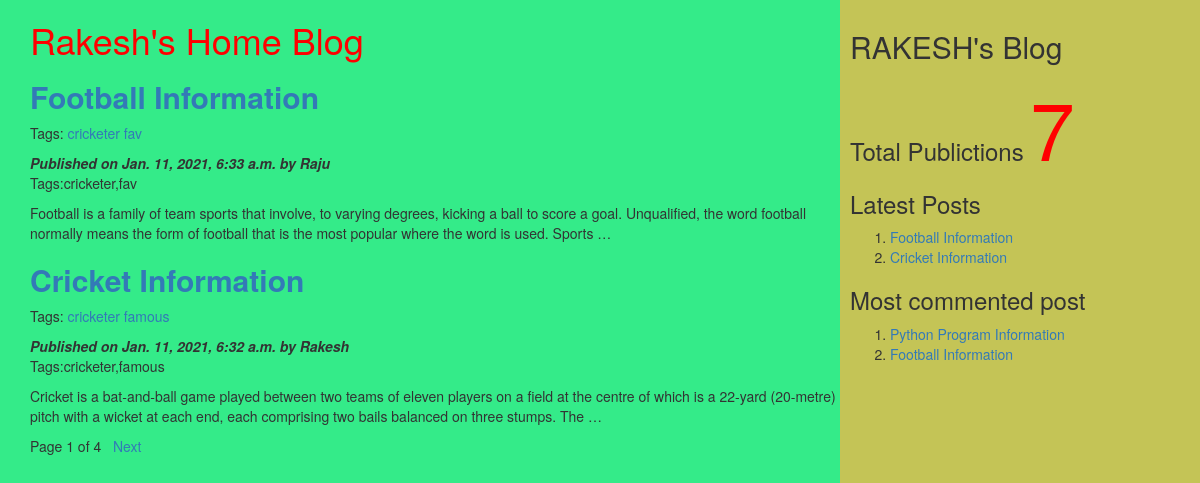
The page / on the database its author committed.
### myApp/models.py (models this page shows, shortened)
class Post(models.Model):
          tags=TaggableManager()
          STATUS_CHOICES=(('draft','Draft'),('published','Published'))
          title=models.CharField(max_length=256)
          slug=models.SlugField(max_length=264,unique_for_date='publish')
          author=models.ForeignKey(User,related_name='blog_posts',on_delete= models.CASCADE)
          body=models.TextField()
          publish=models.DateTimeField(default=timezone.now)
          created=models.DateTimeField(auto_now_add=True)
          updated=models.DateTimeField(auto_now=True)
          status= models.CharField(max_length=10,choices=STATUS_CHOICES,default='draft')
          objects=CustomManager()
          class Meta:
                ordering=('-publish',)
          def get_absolute_url(self):
                return reverse('post_detail',args=[self.publish.year,self.publish.strftime('%m'),self.publish.strftime('%d'),self.slug])

### myApp/views.py (the view)
# urls.py: url(r'^$',views.post_list_view),
def post_list_view(request,tag_slug=None):
    post_list=Post.objects.all()
    tag=None
    if tag_slug:
        tag=get_object_or_404(Tag,slug=tag_slug)#provided slug
        post_list=post_list.filter(tags__in=[tag])
    paginator=Paginator(post_list,2) #step1
    page_number=request.GET.get('page') #step2
    try:
       post_list=paginator.page(page_number) #step2
    except PageNotAnInteger:
       post_list=paginator.page(1) #step 3
    except EmptyPage:
      post_list=paginator.page(paginator.num_pages) #step 4
    d={'post_list':post_list,'tag':tag}
    return render(request,'myApp/post_list.html',d)

### myApp/models.py (called while the page is built)
    def get_queryset(self):
        return super().get_queryset().filter(status='published')

### myApp/templatetags/mytags.py (called while the page is built)
@register.simple_tag
def total_posts():
    return Post.objects.count()

@register.inclusion_tag('myApp/latest_post.html')
def show_latest_posts(count=3):
    latest_posts=Post.objects.order_by('-publish')[:count]
    return {'latest_posts':latest_posts}

@register.simple_tag
def get_most_commented_posts(count=2):
    return Post.objects.annotate(total_comments=Count('comments')).order_by('-total_comments')[:count]

### templates/myApp/post_list.html (shortened to what this page needs)
<html>
    {%extends 'myApp/parent.html'%}
        {%block content_block%}
        <h1 style="color:red">Rakesh's Home Blog</h1>
        {%for post in post_list%}
        <a href="{{post.get_absolute_url}}"><h2><b>{{post.title}}</b></h2></a>
         <p>Tags:
              {%for t in post.tags.all%}
              <a href="{%url "post_list_by_tag_name" t.slug%}">{{t.name}}</a>
               {%endfor%}
          </p>
        <i><b>Published on {{post.publish}} by {{post.author|title}}</b></i>
        <p>Tags:{{post.tags.all|join:','}}</p>
        {{post.body|truncatewords:40|linebreaks}}
        {%endfor%}
        {%include 'myApp/pagination.html' with page=post_list%}
        {%endblock%}

### templates/myApp/parent.html (shortened to what this page needs)
<html>
{%load mytags%}
    <head>
        <link rel="stylesheet" href="https://maxcdn.bootstrapcdn.com/bootstrap/3.3.7/css/bootstrap.min.css">
    </head>
    <body>
        <div class="content" style="width:70%;float:left;background-color:#34eb89;height:500%;padding:0 0 0 30px">
              {%block content_block%}
              {%endblock%}
        </div>
        <div class="sidebar" style="width:30%;float:right;background-color:#c4c456;height:500%;padding:10px">
            <h2>RAKESH's Blog</h2>
            <h3>Total Publictions
              <span style="color:red;font-size:80px">
              {%total_posts%}</span>
              <h3>Latest Posts</h3>
              {% show_latest_posts 2 %}
              <h3>Most commented post</h3>
              {%get_most_commented_posts as m%}
              <ol>
                {%for post in m%}
                <li><a href="{{post.get_absolute_url}}">{{post.title}}</a></li>
                {%endfor%}
              </ol>
            </h3>
        </div>
    </body>
</html>

### templates/myApp/pagination.html (shortened to what this page needs)
<!DOCTYPE html>
<html lang="en" dir="ltr">
  <body>
     <div class="paginator">
      <span>Page {{page.number}} of {{page.paginator.num_pages}}</span>&nbsp&nbsp
      {%if page.has_next%}
      <a href="?page={{page.next_page_number}}">Next</a> &nbsp  &nbsp
      {%endif%}
     </div>
  </body>
</html>

### templates/myApp/latest_post.html
<!DOCTYPE html>
<html lang="en" dir="ltr">
  <body>
    <ol>
    {%for post in latest_posts%}
    <li><a href="{{post.get_absolute_url}}">{{post.title}}</a></li>
    {%endfor%}
    </ol>
  </body>
</html>

### rows shown on the page
Post: title "Football Information", publish "Jan. 11, 2021, 6:33 a.m.", author "Raju", tags.all "cricketer,fav", body "Football is a family of team sports that involve, to varying degrees, kicking a ball to score a goal. Unqualified, the word football normally means the form of football that is the most popular where the word is used. Sports …"
Tag: name "cricketer"
Tag: name "fav"
Post: title "Cricket Information", publish "Jan. 11, 2021, 6:32 a.m.", author "Rakesh", tags.all "cricketer,famous", body "Cricket is a bat-and-ball game played between two teams of eleven players on a field at the centre of which is a 22-yard (20-metre) pitch with a wicket at each end, each comprising two bails balanced on three stumps. The …"
Tag: name "famous"
Post: title "Python Program Information"

### other values the page prints
{{ page.number }} "1"
{{ page.paginator.num_pages }} "4"
